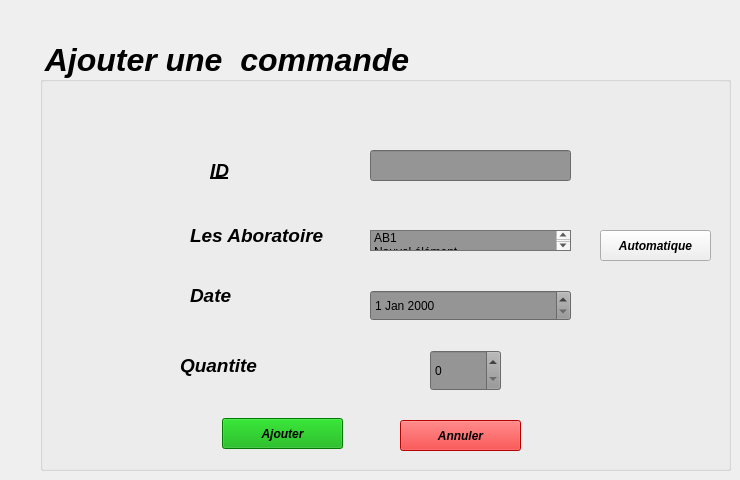
      <widget class="QWidget" name="tab_32">
       <attribute name="icon">
        <iconset>
         <normaloff>../../Desktop/AppData/Local/Microsoft/Windows/INetCache/IE/Y9S94ZRA/pharma/ajout-removebg-preview.png</normaloff>../../Desktop/AppData/Local/Microsoft/Windows/INetCache/IE/Y9S94ZRA/pharma/ajout-removebg-preview.png</iconset>
       </attribute>
       <attribute name="title">
        <string>bon de commande</string>
       </attribute>
       <widget class="QGroupBox" name="groupBox">
        <property name="geometry">
         <rect>
          <x>40</x>
          <y>40</y>
          <width>691</width>
          <height>431</height>
         </rect>
        </property>
        <property name="font">
         <font>
          <pointsize>24</pointsize>
          <italic>true</italic>
          <bold>true</bold>
         </font>
        </property>
        <property name="styleSheet">
         <string notr="true">color: rgb(0, 0, 0);

</string>
        </property>
        <property name="title">
         <string>Ajouter une  commande</string>
        </property>
        <widget class="QLineEdit" name="lineEdit_20">
         <property name="geometry">
          <rect>
           <x>330</x>
           <y>110</y>
           <width>201</width>
           <height>31</height>
          </rect>
         </property>
         <property name="styleSheet">
          <string notr="true">background-color: rgb(149, 149, 149);</string>
         </property>
        </widget>
        <widget class="QLabel" name="label_79">
         <property name="geometry">
          <rect>
           <x>150</x>
           <y>240</y>
           <width>161</width>
           <height>31</height>
          </rect>
         </property>
         <property name="font">
          <font>
           <pointsize>14</pointsize>
           <italic>true</italic>
           <bold>true</bold>
          </font>
         </property>
         <property name="text">
          <string>Date</string>
         </property>
        </widget>
        <widget class="QLabel" name="label_80">
         <property name="geometry">
          <rect>
           <x>150</x>
           <y>180</y>
           <width>161</width>
           <height>31</height>
          </rect>
         </property>
         <property name="font">
          <font>
           <pointsize>14</pointsize>
           <italic>true</italic>
           <bold>true</bold>
          </font>
         </property>
         <property name="text">
          <string>Les Aboratoire</string>
         </property>
        </widget>
        <widget class="QListWidget" name="listWidget">
         <property name="geometry">
          <rect>
           <x>330</x>
           <y>190</y>
           <width>201</width>
           <height>21</height>
          </rect>
         </property>
         <property name="styleSheet">
          <string notr="true">background-color: rgb(149, 149, 149);</string>
         </property>
         <item>
          <property name="text">
           <string>AB1</string>
          </property>
         </item>
         <item>
          <property name="text">
           <string>Nouvel élément</string>
          </property>
         </item>
        </widget>
        <widget class="QLabel" name="label_81">
         <property name="geometry">
          <rect>
           <x>170</x>
           <y>120</y>
           <width>63</width>
           <height>20</height>
          </rect>
         </property>
         <property name="font">
          <font>
           <pointsize>14</pointsize>
           <italic>true</italic>
           <bold>true</bold>
           <underline>true</underline>
          </font>
         </property>
         <property name="text">
          <string>ID</string>
         </property>
        </widget>
        <widget class="QDateEdit" name="dateEdit_5">
         <property name="geometry">
          <rect>
           <x>330</x>
           <y>250</y>
           <width>201</width>
           <height>31</height>
          </rect>
         </property>
         <property name="styleSheet">
          <string notr="true">background-color: rgb(149, 149, 149);</string>
         </property>
        </widget>
        <widget class="QPushButton" name="pushButton_15">
         <property name="geometry">
          <rect>
           <x>182</x>
           <y>378</y>
           <width>121</width>
           <height>31</height>
          </rect>
         </property>
         <property name="font">
          <font>
           <family>Segoe UI</family>
           <pointsize>9</pointsize>
           <italic>true</italic>
           <bold>true</bold>
          </font>
         </property>
         <property name="styleSheet">
          <string notr="true">font: 700 italic 9pt &quot;Segoe UI&quot;;
background-color: rgb(0, 170, 0);</string>
         </property>
         <property name="text">
          <string>Ajouter</string>
         </property>
        </widget>
        <widget class="QPushButton" name="pushButton_16">
         <property name="geometry">
          <rect>
           <x>360</x>
           <y>380</y>
           <width>121</width>
           <height>31</height>
          </rect>
         </property>
         <property name="font">
          <font>
           <family>Segoe UI</family>
           <pointsize>9</pointsize>
           <italic>true</italic>
           <bold>true</bold>
          </font>
         </property>
         <property name="styleSheet">
          <string notr="true">font: 700 italic 9pt &quot;Segoe UI&quot;;
background-color: rgb(255, 0, 0);</string>
         </property>
         <property name="text">
          <string>Annuler</string>
         </property>
        </widget>
        <widget class="QLabel" name="label_82">
         <property name="geometry">
          <rect>
           <x>140</x>
           <y>310</y>
           <width>161</width>
           <height>31</height>
          </rect>
         </property>
         <property name="font">
          <font>
           <pointsize>14</pointsize>
           <italic>true</italic>
           <bold>true</bold>
          </font>
         </property>
         <property name="text">
          <string>Quantite</string>
         </property>
        </widget>
        <widget class="QSpinBox" name="spinBox">
         <property name="geometry">
          <rect>
           <x>390</x>
           <y>310</y>
           <width>71</width>
           <height>41</height>
          </rect>
         </property>
         <property name="styleSheet">
          <string notr="true">background-color: rgb(149, 149, 149);</string>
         </property>
        </widget>
        <widget class="QPushButton" name="pushButton_17">
         <property name="geometry">
          <rect>
           <x>560</x>
           <y>190</y>
           <width>111</width>
           <height>31</height>
          </rect>
         </property>
         <property name="font">
          <font>
           <pointsize>9</pointsize>
           <italic>true</italic>
           <bold>true</bold>
          </font>
         </property>
         <property name="styleSheet">
          <string notr="true"/>
         </property>
         <property name="text">
          <string>Automatique</string>
         </property>
        </widget>
       </widget>
      </widget>
